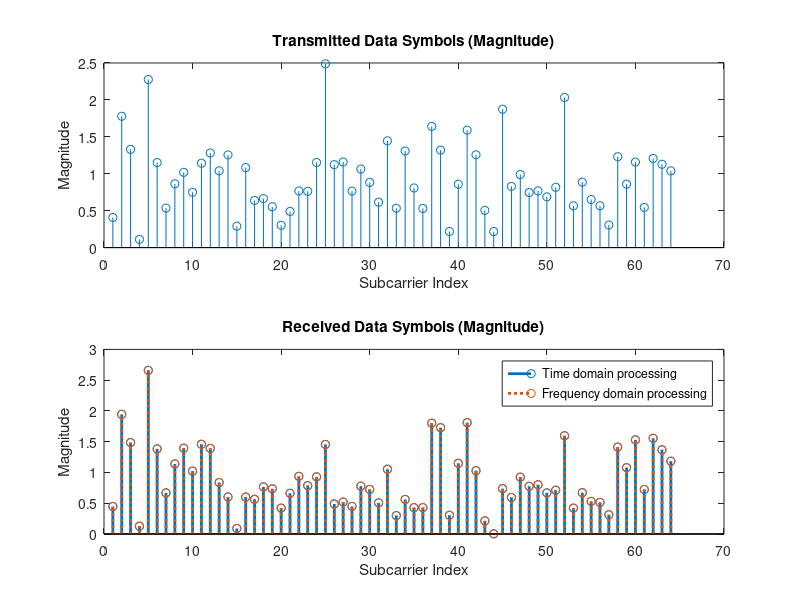
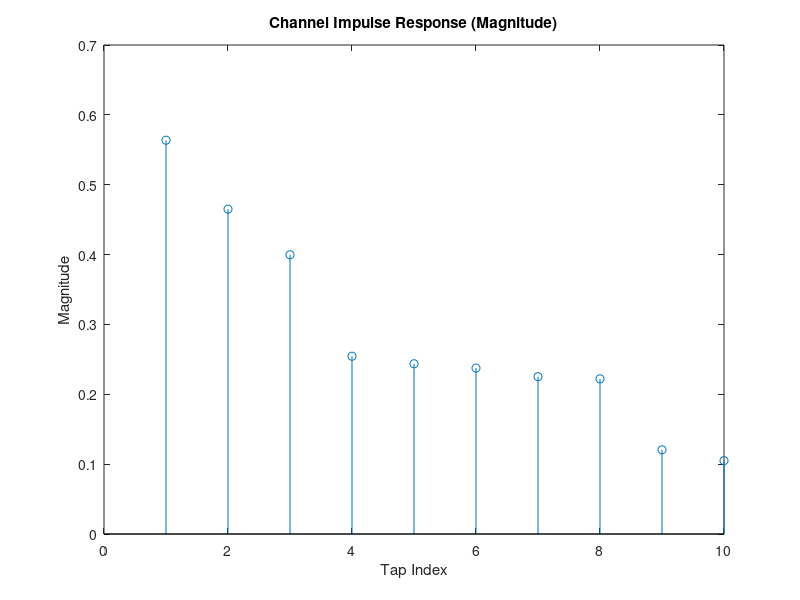
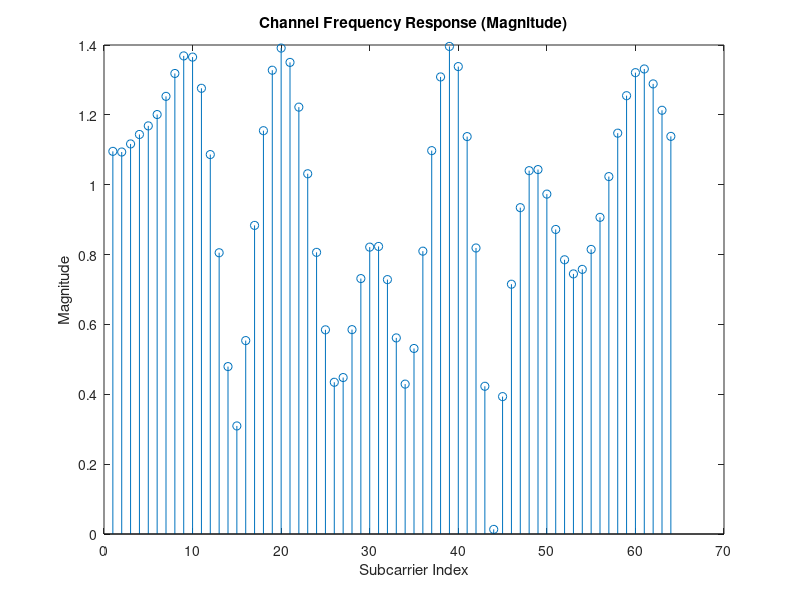

Source code (MATLAB) for these figures, in order:
clc;clear;close all;
% Parameters
num_subcarriers = 64; % Number of subcarriers
cp_len = 16; % Length of the cyclic prefix
num_taps = 10; % Number of taps in the FIR filter (channel impulse response)

% Generate random data symbols for OFDM subcarriers
data_symbols = (randn(1, num_subcarriers) + 1i*randn(1, num_subcarriers)) / sqrt(2);

% Create the OFDM symbol by taking IFFT of data symbols
ofdm_symbol = ifft(data_symbols);

% Add cyclic prefix
cyclic_prefix = ofdm_symbol(end-cp_len+1:end);
ofdm_symbol_cp = [cyclic_prefix ofdm_symbol];

% Generate random complex gains for each tap (channel coefficients)
h = (randn(1, num_taps) + 1i*randn(1, num_taps)) / sqrt(2*num_taps);
h = sort(h,'descend');

% Normalize the channel to ensure unit power
h = h / norm(h);

% Pass the OFDM symbol with CP through the channel
rx_signal = conv(ofdm_symbol_cp, h);

% Extract the part corresponding to the received OFDM symbol
rx_signal = rx_signal(1:length(ofdm_symbol_cp));

% Remove the cyclic prefix
rx_ofdm_symbol = rx_signal(cp_len+1:end);

% Convert back to frequency domain using FFT
rx_data_symbols = fft(rx_ofdm_symbol);

% Plot transmitted and received data symbols
figure;
subplot(2, 1, 1);
stem(abs(data_symbols));
title('Transmitted Data Symbols (Magnitude)');
xlabel('Subcarrier Index');
ylabel('Magnitude');

subplot(2, 1, 2);
stem(abs(rx_data_symbols),'LineWidth',2);
title('Received Data Symbols (Magnitude)');
xlabel('Subcarrier Index');
ylabel('Magnitude');

%% This part of the code follow parallel memeoryless channel attained using 
% cyclic prefix
h_freq = fft(h,num_subcarriers);
rx_data_symbols = data_symbols .* h_freq;

% Plot received data symbols
subplot(2, 1, 2);
hold on;
stem(abs(rx_data_symbols),'LineStyle',':','LineWidth',2);
legend('Time domain processing','Frequency domain processing');


% Plot the channel impulse response
figure;
stem(abs(h));
title('Channel Impulse Response (Magnitude)');
xlabel('Tap Index');
ylabel('Magnitude');

figure;
stem(abs(h_freq));
title('Channel Frequency Response (Magnitude)');
xlabel('Subcarrier Index');
ylabel('Magnitude');